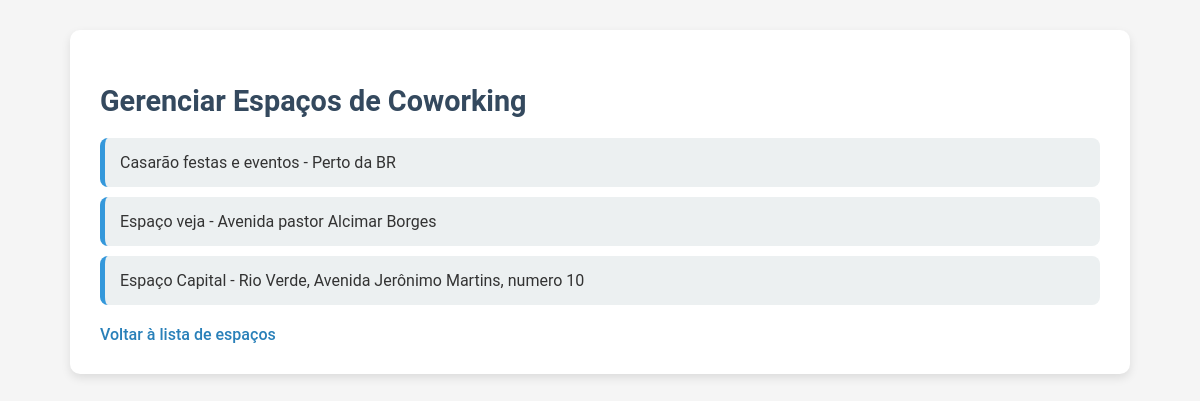
Before: /reservas/gerenciar/ (signed in) with the older database file.
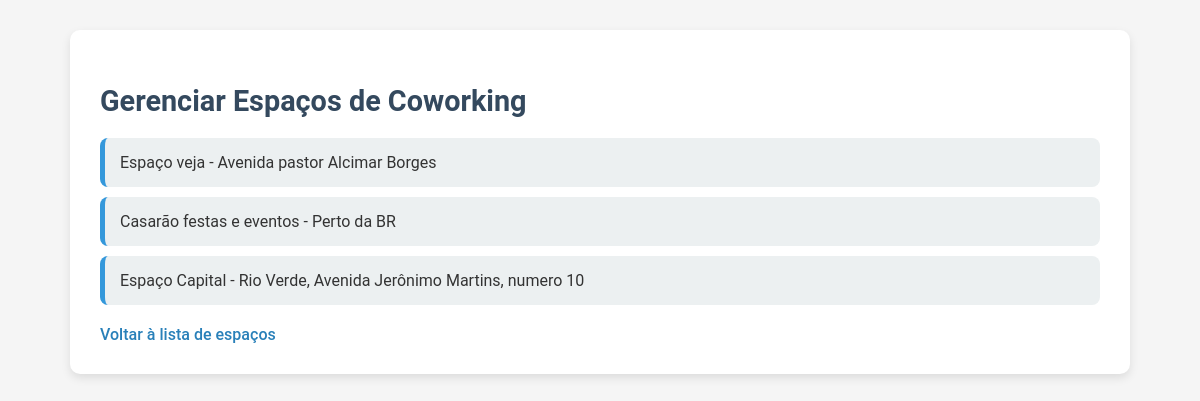
After: the same page with the newer database file.
### reservas/models.py (models this page shows, shortened)
class EspacoCoworking(models.Model):
    nome = models.CharField(max_length=100)
    endereco = models.CharField(max_length=200)
    frase_destaque = models.CharField(max_length=100, blank=True, null=True)
    descricao = models.TextField(blank=True, null=True)
    capacidade = models.IntegerField()
    preco_por_hora = models.DecimalField(max_digits=10, decimal_places=2)
    foto = models.ImageField(upload_to='fotos/', blank=True, null=True)
    latitude = models.FloatField(default=0)
    longitude = models.FloatField(default=0)
    prioridade = models.IntegerField(default=0)
    palavras_chave = models.TextField(blank=True, null=True, help_text='Separado por -')
    instagram = models.URLField(max_length=255, blank=True, null=True)
    facebook = models.URLField(max_length=255, blank=True, null=True)
    linkedin = models.URLField(max_length=255, blank=True, null=True)
    nome_espaco = models.CharField(max_length=255, blank=True, null=True)
    razao_social = models.CharField(max_length=255, blank=True, null=True)
    cep = models.CharField(max_length=20, blank=True, null=True)
    pais = models.CharField(max_length=100, blank=True, null=True)
    uf = models.CharField(max_length=2, blank=True, null=True)
    cidade = models.CharField(max_length=100, blank=True, null=True)
    bairro = models.CharField(max_length=100, blank=True, null=True)
    logradouro = models.CharField(max_length=255, blank=True, null=True)
    numero = models.CharField(max_length=10, blank=True, null=True)
    complemento = models.CharField(max_length=255, blank=True, null=True)
    logo = models.ImageField(upload_to='logos/', blank=True, null=True)
    foto_horizontal = models.ImageField(upload_to='fotos_espaco/', blank=True, null=True)
    nome_proprietario = models.CharField(max_length=255, blank=True, null=True)
    email_proprietario = models.EmailField(blank=True, null=True)
    telefone_proprietario = models.CharField(max_length=20, blank=True, null=True)
    nome_gerente = models.CharField(max_length=255, blank=True, null=True)
    email_gerente = models.EmailField(blank=True, null=True)
    telefone_gerente = models.CharField(max_length=20, blank=True, null=True)
    titular_conta = models.CharField(max_length=255, blank=True, null=True)
    banco = models.CharField(max_length=100, blank=True, null=True)
    agencia = models.CharField(max_length=20, blank=True, null=True)
    conta = models.CharField(max_length=20, blank=True, null=True)
    tipo_conta = models.CharField(max_length=50, blank=True, null=True)
    tipo_pix = models.CharField(max_length=50, blank=True, null=True)
    pix = models.CharField(max_length=100, blank=True, null=True)
    cafe = models.BooleanField(default=False)
    cha = models.BooleanField(default=False)
    massagem = models.BooleanField(default=False)
    outros_diferenciais = models.CharField(max_length=255, blank=True, null=True)
    wifi = models.BooleanField(default=False)
    acessibilidade = models.BooleanField(default=False)
    acesso24h = models.BooleanField(default=False)
    playground_kids = models.BooleanField(default=False)
    ar_condicionado = models.BooleanField(default=False)
    area_alimentacao = models.BooleanField(default=False)
    biblioteca = models.BooleanField(default=False)
    cabine_call = models.BooleanField(default=False)
    cozinha = models.BooleanField(default=False)
    espaco_pet = models.BooleanField(default=False)
    espaco_convivencia = models.BooleanField(default=False)
    lounge = models.BooleanField(default=False)
    galeria_arte = models.BooleanField(default=False)
    geladeira = models.BooleanField(default=False)
    gerador_eletricidade = models.BooleanField(default=False)
    jardim = models.BooleanField(default=False)
    quadro_branco = models.BooleanField(default=False)
    recepcao = models.BooleanField(default=False)
    sala_descompressao = models.BooleanField(default=False)
    sala_jogos = models.BooleanField(default=False)
    varanda = models.BooleanField(default=False)
    vestuario = models.BooleanField(default=False)
    velocidade_internet = models.CharField(max_length=50, blank=True, null=True)
    auditorio = models.BooleanField(default=False)
    cafeteria = models.BooleanField(default=False)
    coliving = models.BooleanField(default=False)
    espaco_eventos = models.BooleanField(default=False)
    estudio_gravacao = models.BooleanField(default=False)
    restaurante = models.BooleanField(default=False)
    fotos_area_comum = models.ImageField(upload_to='fotos_areas_comuns/', blank=True, null=True)
    fotos_area_compartilhada = models.ImageField(upload_to='fotos_areas_compartilhadas/', blank=True, null=True)
    fotos_salas_privativas = models.ImageField(upload_to='fotos_salas_privativas/', blank=True, null=True)
    outras_fotos = models.ImageField(upload_to='outras_fotos/', blank=True, null=True)
    proprietario = models.ForeignKey(User, on_delete=models.CASCADE)
    class Meta:
        verbose_name = "Espaço de Coworking"
        verbose_name_plural = "Espaços de Coworking"
        ordering = ['prioridade']  # Ordena os espaços pelo nome de forma padrão

### reservas/views.py (the view)
# urls.py: path('gerenciar/', views.gerenciar_espacos, name='gerenciar_espacos'),
@user_passes_test(is_coworking_admin)
@login_required
def gerenciar_espacos(request):
    espacos = EspacoCoworking.objects.filter(proprietario=request.user)
    return render(request, 'reservas/gerenciar_espacos.html', {'espacos': espacos})

### reservas/views.py (called while the page is built)
def is_coworking_admin(user):
    return user.groups.filter(name='Administradores de Coworking').exists()

### reservas/templates/reservas/gerenciar_espacos.html (shortened to what this page needs)
{% load static %}
<!DOCTYPE html>
<html>
<head>
    <link rel="stylesheet" href="{% static 'reservas/styles.css' %}">
</head>
<body>
    <div class="container">
        <h2>Gerenciar Espaços de Coworking</h2>
        <ul>
            {% for espaco in espacos %}
            <li>{{ espaco.nome }} - {{ espaco.endereco }}</li>
            {% endfor %}
        </ul>
        <a href="{% url 'lista_espacos' %}">Voltar à lista de espaços</a>
    </div>
</body>
</html>

Changed rows visible on the page:
changed EspacoCoworking "Espaço veja": moves up the list
